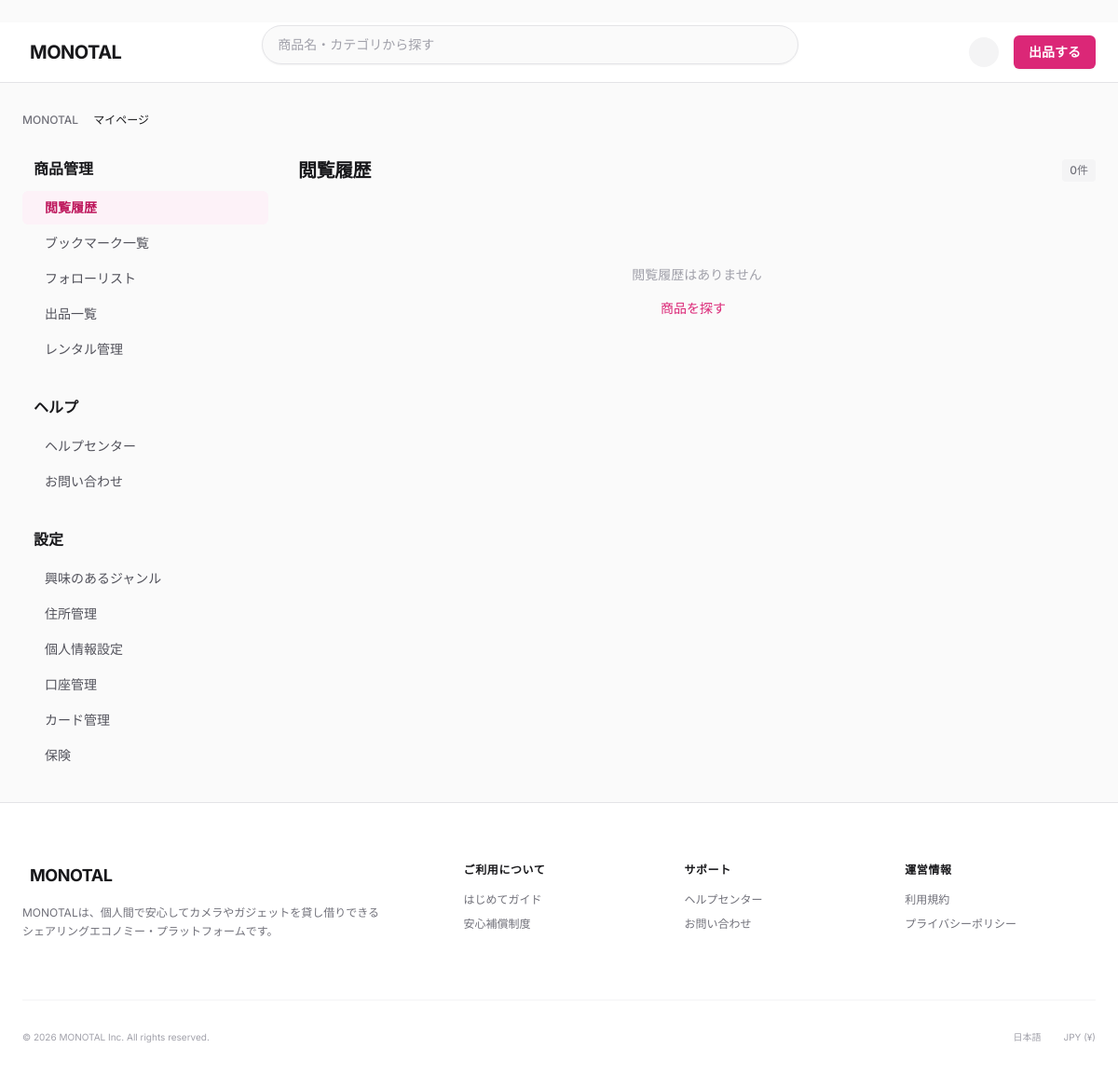
The app's page /monotal/mypage/browsing-history/ (signed in), older data.
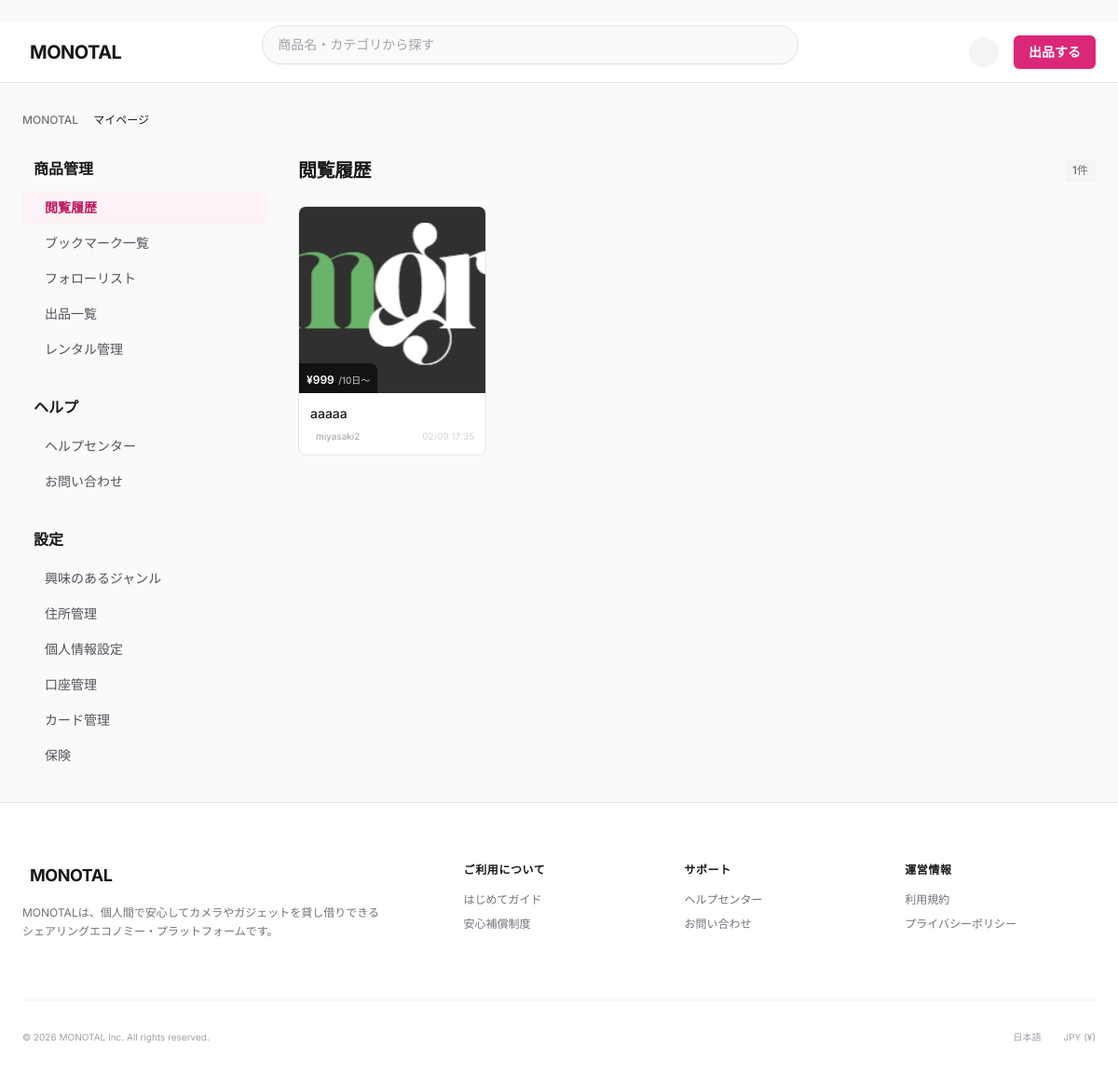
The same page, newer data.
### monotal/models.py (models this page shows, shortened)
class BrowsingHistory(models.Model):
    browsing_history_id = models.AutoField(primary_key=True)
    product = models.ForeignKey(
        Product,
        on_delete=models.CASCADE,
        db_column='product_id'
    )
    user = models.ForeignKey(
        User,
        on_delete=models.CASCADE,
        related_name='browsing_history',
        db_column='user_id'
    )
    register_datetime = models.DateTimeField(auto_now_add=True)
    class Meta:
        db_table = 'T_BrowsingHistory'
        verbose_name = '閲覧履歴'
        verbose_name_plural = '閲覧履歴'

class Product(models.Model):
    product_id = models.AutoField(primary_key=True)
    product_name = models.CharField(max_length=200)
    product_description = models.CharField(max_length=2000, null=True, blank=True)
    shipping_days = models.ForeignKey(
        ShippingDays,
        on_delete=models.PROTECT,
        db_column='shipping_days_id',
        null=True,
        blank=True
    )
    shipping_burden = models.ForeignKey(
        ShippingBurden,
        on_delete=models.PROTECT,
        db_column='shipping_burden_id',
        null=True,
        blank=True
    )
    product_condition = models.ForeignKey(
        ProductCondition,
        on_delete=models.PROTECT,
        db_column='product_condition_id'
    )
    product_status = models.ForeignKey(
        ProductStatus,
        on_delete=models.PROTECT,
        db_column='product_status_id'
    )
    product_category = models.ForeignKey(
        ProductCategory,
        on_delete=models.PROTECT,
        db_column='product_category_id'
    )
    rental_days = models.IntegerField()
    rental_fee = models.DecimalField(max_digits=10, decimal_places=2)
    contract_datetime = models.DateTimeField(null=True, blank=True)
    listing_stop_datetime = models.DateTimeField(null=True, blank=True)
    user = models.ForeignKey(
        User,
        on_delete=models.CASCADE,
        related_name='products',
        db_column='user_id'
    )
    shipping_address = models.ForeignKey(
        UserAddress,
        on_delete=models.SET_NULL,
        null=True,
        blank=True,
        related_name='products_as_shipping',
        db_column='shipping_address_id'
    )
    shipping_prefecture = models.ForeignKey(
        Prefecture,
        on_delete=models.SET_NULL,
        null=True,
        blank=True,
        related_name='products_as_shipping',
        db_column='shipping_prefecture_id'
    )
    register_datetime = models.DateTimeField(auto_now_add=True)
    update_datetime = models.DateTimeField(auto_now=True)
    delete_datetime = models.DateTimeField(null=True, blank=True)
    class Meta:
        db_table = 'T_Product'
        verbose_name = '商品'
        verbose_name_plural = '商品'
    @property
    def min_rental_plan(self):
        return self.rental_plans.order_by('rental_days').first()

class ProductImage(models.Model):
    product_image_id = models.AutoField(primary_key=True)
    product = models.ForeignKey(
        Product,
        on_delete=models.CASCADE,
        related_name='images',
        db_column='product_id'
    )
    image = models.ImageField(upload_to='product_images/')
    display_order = models.IntegerField(default=0)  # 表示順序（0が最初）
    register_datetime = models.DateTimeField(auto_now_add=True)
    class Meta:
        db_table = 'T_ProductImage'
        verbose_name = '商品画像'
        verbose_name_plural = '商品画像'
        ordering = ['display_order', 'product_image_id']

class ProductRentalPlan(models.Model):
    product_rental_plan_id = models.AutoField(primary_key=True)
    product = models.ForeignKey(
        Product,
        on_delete=models.CASCADE,
        related_name='rental_plans',
        db_column='product_id'
    )
    rental_days = models.IntegerField()  # レンタル日数
    rental_fee = models.DecimalField(max_digits=10, decimal_places=0)  # レンタル金額
    register_datetime = models.DateTimeField(auto_now_add=True)
    class Meta:
        db_table = 'T_ProductRentalPlan'
        verbose_name = '商品レンタルプラン'
        verbose_name_plural = '商品レンタルプラン'
        ordering = ['rental_days']

class User(AbstractBaseUser, PermissionsMixin):
    user_id = models.AutoField(primary_key=True)
    user_name = models.CharField(max_length=100)
    display_name = models.CharField(max_length=100)
    email = models.EmailField(max_length=255)
    phone_number = models.CharField(max_length=20, default='')
    password_hash = models.CharField(max_length=255)
    login_attempt_count = models.IntegerField(default=0)
    last_login_datetime = models.DateTimeField(null=True, blank=True)
    user_status = models.ForeignKey(
        UserStatus,
        on_delete=models.PROTECT,
        db_column='user_status_id'
    )
    register_datetime = models.DateTimeField(auto_now_add=True)
    update_datetime = models.DateTimeField(auto_now=True)
    delete_datetime = models.DateTimeField(null=True, blank=True)
    user_image = models.ImageField(upload_to='user_images/', null=True, blank=True)
    bio = models.CharField(max_length=160, blank=True, default='')  # 自己紹介文（Twitter仕様: 160文字）
    is_staff = models.BooleanField(default=False)
    is_active = models.BooleanField(default=True)
    objects = UserManager()
    USERNAME_FIELD = 'email'
    REQUIRED_FIELDS = ['user_name', 'display_name']
    class Meta:
        db_table = 'T_User'
        verbose_name = 'ユーザー'
        verbose_name_plural = 'ユーザー'

### monotal/views.py (the view)
class MyPageBrowsingHistoryView(LoginRequiredMixin, View):
    login_url = '/monotal/login/'
    def get(self, request, *args, **kwargs):
        browsing_history = BrowsingHistory.objects.filter(
            user=request.user,
            product__delete_datetime__isnull=True
        ).select_related(
            'product__product_status',
            'product__product_category',
            'product__user'
        ).prefetch_related(
            'product__images'
        ).order_by('-register_datetime')
        history_count = browsing_history.count()
        paginator = Paginator(browsing_history, 20)
        page_obj = paginator.get_page(request.GET.get('page', 1))
        user_hobbies = UserHobby.objects.filter(
            user=request.user
        ).select_related('product_category').order_by('product_category_id')
        context = {
            'browsing_history': page_obj,
            'history_count': history_count,
            'page_obj': page_obj,
            'current_page': 'browsing_history',
            'user_hobbies': user_hobbies,
        }
        return render(request, 'mypage/browsing_history.html', context)

### monotal/context_processors.py (called while the page is built)
def rental_context(request):
    context = {
        'pending_rental_count': 0,
    }
    if request.user.is_authenticated:
        context['pending_rental_count'] = RentalRequest.objects.filter(
            requested_user=request.user,
            rental_request_status_id=1  # 申請中
        ).count()
    return context

def notification_context(request):
    context = {
        'unread_notification_count': 0,
    }
    if request.user.is_authenticated:
        target_notification_ids = NotificationTargetUser.objects.filter(
            user=request.user
        ).values_list('notification_id', flat=True)
        read_notification_ids = NotificationRead.objects.filter(
            user=request.user,
            notification_read_status_id=2  # 既読
        ).values_list('notification_id', flat=True)
        context['unread_notification_count'] = target_notification_ids.exclude(
            notification_id__in=read_notification_ids
        ).count()
    return context

### templates/mypage/browsing_history.html (shortened to what this page needs)
﻿{% extends 'base.html' %}
{% load static %}
{% block extra_css %}
<link rel="stylesheet" href="{% static 'css/mypage.css' %}">
{% endblock %}
{% block content %}
<main class="mx-auto max-w-[1200px] w-full px-4 lg:px-6 py-8">
    <nav class="mb-8 flex text-xs font-medium text-zinc-500 overflow-x-auto whitespace-nowrap">
        <ol class="flex items-center space-x-2">
            <li><a href="{% url 'index' %}" class="hover:underline hover:text-pink-600">MONOTAL</a></li>
            <li class="text-zinc-900">マイページ</li>
        </ol>
    </nav>
    <div class="lg:grid lg:grid-cols-12 lg:gap-8 items-start">
        {% include 'mypage/_sidebar.html' %}
        <div class="lg:col-span-9">
            <div class="mb-6 flex items-center justify-between">
                <h1 class="text-xl font-bold tracking-tight text-zinc-900">閲覧履歴</h1>
                <span class="text-xs font-medium text-zinc-500 bg-zinc-100 px-2 py-1 rounded">{{ history_count }}件</span>
            </div>
            <div class="grid grid-cols-2 md:grid-cols-3 lg:grid-cols-4 gap-3 md:gap-4">
                {% for history in browsing_history %}
                <a href="{% url 'product_detail' product_id=history.product.product_id %}" class="group relative block bg-white rounded-lg overflow-hidden border border-zinc-200 hover:border-zinc-300 hover:shadow-md transition-all {% if history.product.product_status.product_status_id == 2 %}opacity-90{% endif %}">
                    <div class="aspect-square w-full bg-zinc-100 relative overflow-hidden">
                        {% if history.product.images.all %}
                        <img src="{{ history.product.images.all.0.image.url }}" class="h-full w-full object-cover transition-transform duration-500 group-hover:scale-105" alt="{{ history.product.product_name }}">
                        {% else %}
                        <div class="h-full w-full flex items-center justify-center text-zinc-400">
                            <span class="iconify" data-icon="lucide:image" data-width="48" data-height="48"></span>
                        </div>
                        {% endif %}
                        {% if history.product.min_rental_plan %}
                        <div class="absolute bottom-0 left-0 bg-black/60 backdrop-blur-sm px-2 py-1 text-white rounded-tr-lg">
                            <span class="text-xs font-semibold">¥{{ history.product.min_rental_plan.rental_fee|floatformat:0 }}</span>
                            <span class="text-[10px] font-normal opacity-80">/{{ history.product.min_rental_plan.rental_days }}日〜</span>
                        </div>
                        {% endif %}
                    </div>
                    <div class="p-3">
                        <h3 class="text-sm font-medium text-zinc-900 line-clamp-2 leading-snug group-hover:text-pink-600 transition-colors">{{ history.product.product_name }}</h3>
                        <div class="mt-2 flex items-center justify-between">
                            <span class="flex items-center gap-1.5 text-[10px] text-zinc-400">
                                {{ history.product.user.display_name }}
                            </span>
                            <span class="text-[10px] text-zinc-300">
                                {{ history.register_datetime|date:"m/d H:i" }}
                            </span>
                        </div>
                    </div>
                </a>
                {% empty %}
                <div class="col-span-full text-center py-16 text-zinc-400">
                    <p class="text-sm">閲覧履歴はありません</p>
                    <a href="{% url 'product_list' %}" class="mt-4 inline-flex items-center gap-2 text-pink-600 hover:text-pink-700 text-sm font-medium">
                        商品を探す
                    </a>
                </div>
                {% endfor %}
            </div>
        </div>
    </div>
</main>
{% endblock %}

Row changes from the older to the newer data that the page shows:
added BrowsingHistory: product.images.all.0.image (picture), product.min_rental_plan.rental_fee "999", product.min_rental_plan.rental_days "10", product.product_name "aaaaa", product.user.display_name "miyasaki2", register_datetime "02/09 17:35"
Text that changed along with them:
{{ history_count }}: "0" → "1"
text no longer shown: "閲覧履歴はありません 商品を探す"
